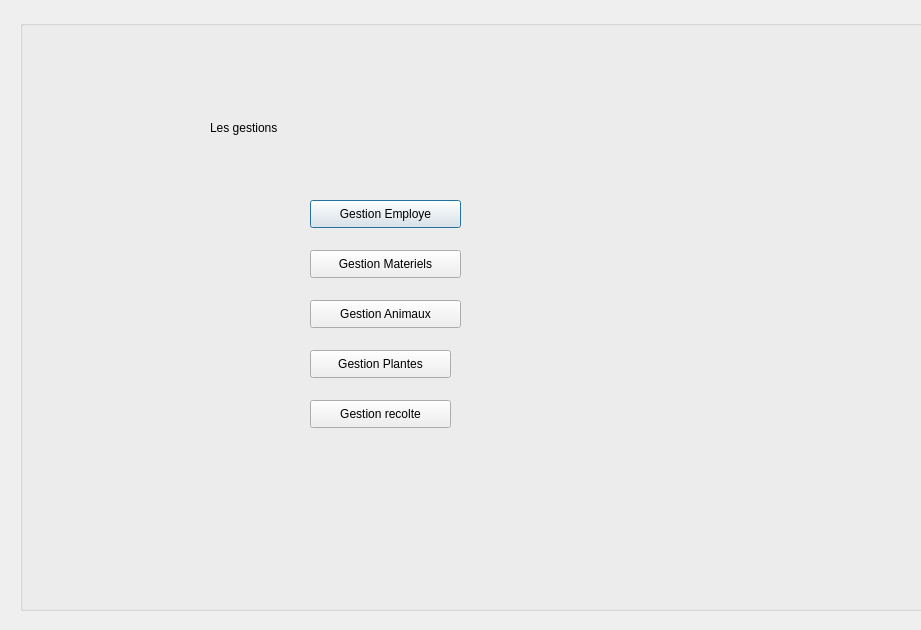
<?xml version="1.0" encoding="UTF-8"?>
<ui version="4.0">
 <class>LesGestions</class>
 <widget class="QDialog" name="LesGestions">
  <property name="geometry">
   <rect>
    <x>0</x>
    <y>0</y>
    <width>921</width>
    <height>630</height>
   </rect>
  </property>
  <property name="windowTitle">
   <string>Dialog</string>
  </property>
  <widget class="QGroupBox" name="groupBox">
   <property name="geometry">
    <rect>
     <x>20</x>
     <y>20</y>
     <width>941</width>
     <height>591</height>
    </rect>
   </property>
   <property name="title">
    <string/>
   </property>
   <widget class="QPushButton" name="Buton_employe">
    <property name="geometry">
     <rect>
      <x>290</x>
      <y>180</y>
      <width>151</width>
      <height>28</height>
     </rect>
    </property>
    <property name="text">
     <string>Gestion Employe</string>
    </property>
   </widget>
   <widget class="QPushButton" name="Buton_materiels">
    <property name="geometry">
     <rect>
      <x>290</x>
      <y>230</y>
      <width>151</width>
      <height>28</height>
     </rect>
    </property>
    <property name="text">
     <string>Gestion Materiels</string>
    </property>
   </widget>
   <widget class="QPushButton" name="Buton_animaux">
    <property name="geometry">
     <rect>
      <x>290</x>
      <y>280</y>
      <width>151</width>
      <height>28</height>
     </rect>
    </property>
    <property name="text">
     <string>Gestion Animaux</string>
    </property>
   </widget>
   <widget class="QPushButton" name="Buton_plantes">
    <property name="geometry">
     <rect>
      <x>290</x>
      <y>330</y>
      <width>141</width>
      <height>28</height>
     </rect>
    </property>
    <property name="text">
     <string>Gestion Plantes</string>
    </property>
   </widget>
   <widget class="QPushButton" name="Buton_recolte">
    <property name="geometry">
     <rect>
      <x>290</x>
      <y>380</y>
      <width>141</width>
      <height>28</height>
     </rect>
    </property>
    <property name="text">
     <string>Gestion recolte</string>
    </property>
   </widget>
   <widget class="QLabel" name="label">
    <property name="geometry">
     <rect>
      <x>190</x>
      <y>100</y>
      <width>151</width>
      <height>16</height>
     </rect>
    </property>
    <property name="lineWidth">
     <number>1</number>
    </property>
    <property name="text">
     <string>Les gestions</string>
    </property>
   </widget>
   <widget class="QLabel" name="label_pic">
    <property name="geometry">
     <rect>
      <x>0</x>
      <y>-60</y>
      <width>971</width>
      <height>751</height>
     </rect>
    </property>
    <property name="text">
     <string/>
    </property>
    <property name="pixmap">
     <pixmap>bg_gestion.jpg</pixmap>
    </property>
   </widget>
   <zorder>label_pic</zorder>
   <zorder>Buton_employe</zorder>
   <zorder>Buton_materiels</zorder>
   <zorder>Buton_animaux</zorder>
   <zorder>Buton_plantes</zorder>
   <zorder>Buton_recolte</zorder>
   <zorder>label</zorder>
  </widget>
 </widget>
 <resources/>
 <connections/>
</ui>
